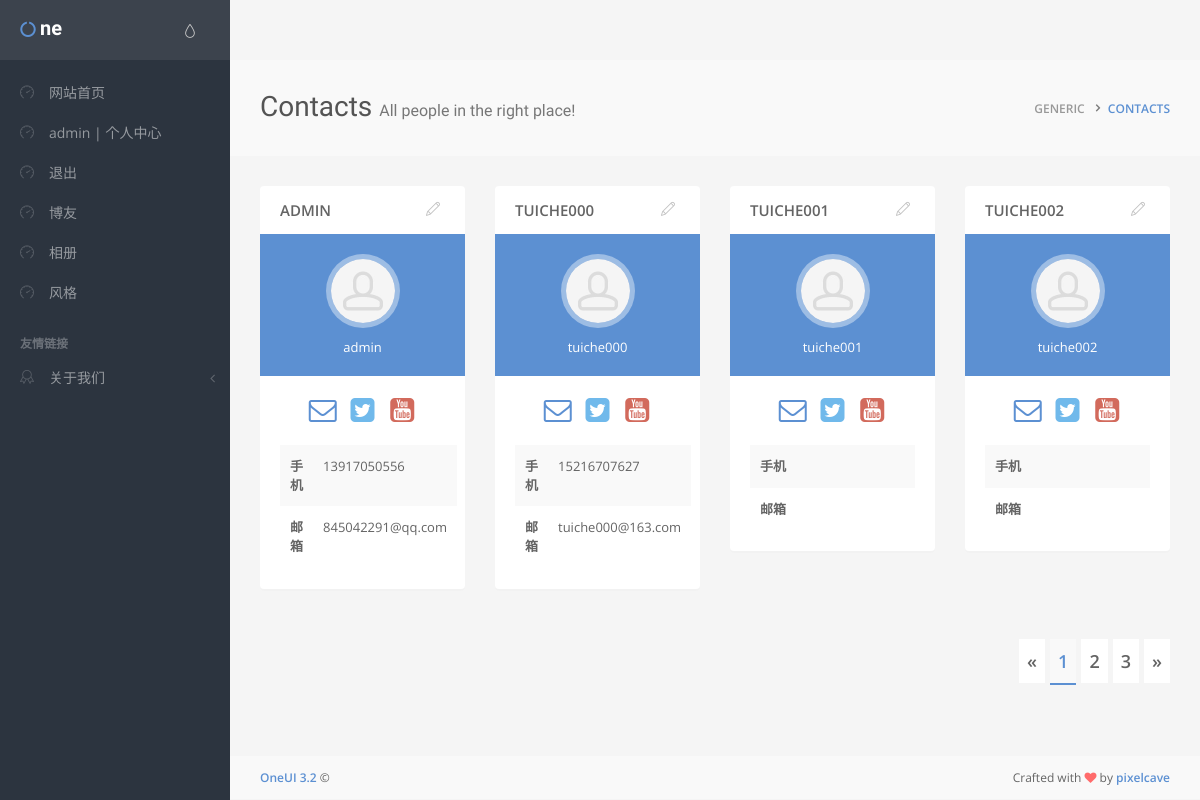
The page /templates/contacts.php (signed in) on the database its author committed.
### tables this page shows
CREATE TABLE IF NOT EXISTS `user` (
  `id` int(10) NOT NULL AUTO_INCREMENT COMMENT 'AUTO_INCREMENT',
  `username` varchar(10) NOT NULL,
  `password` varchar(20) NOT NULL,
  `sex` char(1) NOT NULL,
  `phone` varchar(20) NOT NULL,
  `email` varchar(50) NOT NULL,
  `face` varchar(50) NOT NULL,
  `level` tinyint(1) unsigned NOT NULL DEFAULT '0' COMMENT '//ä¼šå‘˜ç­‰çº§',
  `date` date NOT NULL,
  PRIMARY KEY (`id`)
);

### templates/contacts.php (the view, shortened to what this page needs)
<?php
require "../includes/common.inc.php";
if(isset($_GET['page'])){
    $page = $_GET['page'];
    if(empty($page) || $page < 0 || !is_numeric($page)){
        $page = 1;
    }else{
        $page = intval($page);
    }
}else{
    $page = 1;
}
$num_query = mysqli_query($conn,"SELECT id FROM user");
$num = mysqli_num_rows($num_query);
$pageSize = 4;
$pageList = ceil($num / $pageSize);
$pageNum = isset($page)?($page - 1) * $pageSize : 1;
$sql = "SELECT * FROM user ORDER BY id ASC LIMIT $pageNum,$pageSize";
$res = mysqli_query($conn,$sql);
?>
<!DOCTYPE html>
 <html class="no-focus" lang="en">
<head>
    <link rel="stylesheet" href="assets/css/bootstrap.min.css">
    <link rel="stylesheet" id="css-main" href="assets/css/oneui.css">
</head>
<body>
<div id="page-container" class="sidebar-l sidebar-o side-scroll header-navbar-fixed">
    <?php
    require ROOT_PATH."includes/nav_left.inc.php";
    ?>
    <main id="main-container">
        <div class="content bg-gray-lighter">
            <div class="row items-push">
                <div class="col-sm-7">
                    <h1 class="page-heading">
                        Contacts <small>All people in the right place!</small>
                    </h1>
                </div>
                <div class="col-sm-5 text-right hidden-xs">
                    <ol class="breadcrumb push-10-t">
                        <li>Generic</li>
                        <li><a class="link-effect" href="">Contacts</a></li>
                    </ol>
                </div>
            </div>
        </div>
        <div class="content">
            <div class="row">
                <?php
                while (!!$rows = mysqli_fetch_assoc($res)){
                    echo "<div class=\"col-sm-6 col-md-4 col-lg-3\">
                            <div class=\"block block-rounded\">
                                <div class=\"block-header\">
                                    <ul class=\"block-options\">
                                        <li>
                                            <button type=\"button\" data-toggle=\"modal\" data-target=\"#modal-contact-edit\">
                                                <i class=\"si si-pencil\"></i>
                                            </button>
                                        </li>
                                    </ul>
                                    <div class=\"block-title\">{$rows['username']}</div>
                                </div>
                                <div class=\"block-content block-content-full bg-primary text-center\">
                                    <img class=\"img-avatar img-avatar-thumb\" src=\"assets/img/avatars/avatar16.jpg{$rows['face']}\" alt=\"\">
                                    <div class=\"font-s13 push-10-t\">{$rows['username']}</div>
                                </div>
                                <div class=\"block-content\">
                                    <div class=\"text-center push\">
                                        <a class=\"text-default\" href=\"chat.php?id={$rows['id']}\">
                                            <i class=\"fa fa-2x fa-fw fa-envelope-o\" title='发消息'></i>
                                        </a>
                                        <a class=\"text-info\" href=\"javascript:void(0)\">
                                            <i class=\"fa fa-2x fa-fw fa-twitter-square\"></i>
                                        </a>
                                        <a class=\"text-danger\" href=\"javascript:void(0)\">
                                            <i class=\"fa fa-2x fa-fw fa-youtube-square\"></i>
                                        </a>
                                    </div>
                                    <table class=\"table table-borderless table-striped font-s13\">
                                        <tbody>
                                            <tr>
                                                <td class=\"font-w600\">手机</td>
                                                <td>{$rows['phone']}</td>
                                            </tr>
                                            <tr>
                                                <td class=\"font-w600\">邮箱</td>
                                                <td>{$rows['email']}</td>
                                            </tr>
                                        </tbody>
                                    </table>
                                </div>
                            </div>
                        </div>";
                }
                ?>
            </div>
            <nav aria-label="Page navigation" style="float: right">
                <ul class="pagination pagination-lg">
                    <li>
                        <a href="contacts.php?page=<?php echo ($page-1<1 ? 1 : $page-1)?>" aria-label="Previous">
                            <span aria-hidden="true">&laquo;</span>
                        </a>
                    </li>
                    <?php
                    for($i=1;$i<=$pageList;$i++){
                        if($page == $i){
                            echo "<li class='active'><a href='contacts.php?page={$i}'>$i</a></li>";
                        }
                        else{
                            echo "<li><a href='contacts.php?page={$i}'>$i</a></li>";
                        }
                    }
                    ?>
                    <li>
                        <a href="contacts.php?page=<?php echo ($page+1>$pageList ? $pageList : $page+1)?>" aria-label="Next">
                            <span aria-hidden="true">&raquo;</span>
                        </a>
                    </li>
                </ul>
            </nav>
        </div>
    </main>
    <footer id="page-footer" class="content-mini content-mini-full font-s12 bg-gray-lighter clearfix">
        <div class="pull-right">
            Crafted with <i class="fa fa-heart text-city"></i> by <a class="font-w600" href="http://goo.gl/vNS3I" target="_blank">pixelcave</a>
        </div>
        <div class="pull-left">
            <a class="font-w600" href="http://goo.gl/6LF10W" target="_blank">OneUI 3.2</a> &copy; <span class="js-year-copy"></span>
        </div>
    </footer>
</div>
</body>
</html>

### rows shown on the page
user: username "ADMIN", username "admin", phone "13917050556", email "845042291@qq.com"
user: username "TUICHE000", username "tuiche000", phone "15216707627", email "tuiche000@163.com"
user: username "TUICHE001", username "tuiche001"
user: username "TUICHE002", username "tuiche002"

### other values the page prints
$_SESSION['username'] "admin"
